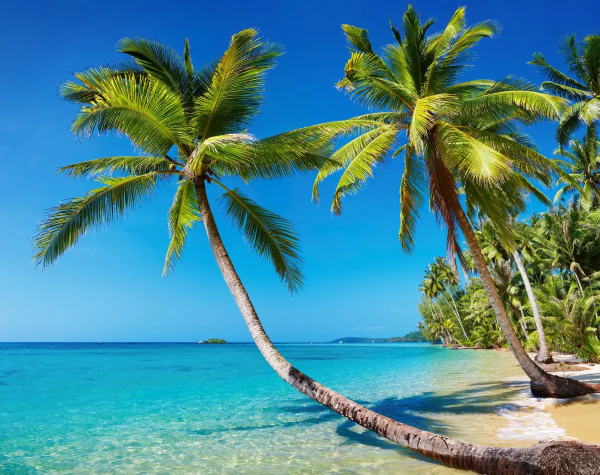
#> input picture 1.webp, 1200 x 950 px (shown at 1/2 size)
$ python hpf.py
#> lines starting #> are read from the running program, lines starting #| are printed output that depends on the picture
import cv2
import numpy as np
import matplotlib.pyplot as plt

def hpf(dft_shift, r=100):
    m, n, _ = dft_shift.shape
    center = (m//2, n//2)
    mask = np.zeros_like(dft_shift)
    x_arr = np.concatenate([np.arange(m).reshape(m, 1)], axis=1)
    y_arr = np.concatenate([np.arange(n).reshape(1, n)], axis=0)
    dist = np.sqrt((x_arr - center[0])**2 + (y_arr - center[1])**2)
    mask[dist >= r] = 1
    return mask

def bw_hpf(dft_shift, r=100, N=1):
    m, n, _ = dft_shift.shape
    center = (m//2, n//2)
    mask = np.ones_like(dft_shift)
    x_arr = np.concatenate([np.arange(m).reshape(m, 1)], axis=1)
    y_arr = np.concatenate([np.arange(n).reshape(1, n)], axis=0)
    dist = np.sqrt((x_arr - center[0])**2 + (y_arr - center[1])**2).reshape(m, n, 1)
    mask = 1-1/(1+(dist/r)**(2*N))
    return mask

def gaussian_hpf(dft_shift, r=100):
    m, n, _ = dft_shift.shape
    center = (m//2, n//2)
    x_arr = np.concatenate([np.arange(m).reshape(m, 1)], axis=1)
    y_arr = np.concatenate([np.arange(n).reshape(1, n)], axis=0)
    dist_square = np.sqrt((x_arr - center[0])**2 + (y_arr - center[1])**2).reshape(m, n, 1)
    mask = 1-np.exp(-1*dist_square/(2*r*r))
    return mask

img_cv   = cv2.imread('1.webp')
#> img_cv is the input picture: shape (950, 1200, 3); mean B, G, R 147.7, 135.9, 72.3
print("img_cv:",img_cv.shape)
#| img_cv: (950, 1200, 3)

gray=cv2.cvtColor(img_cv,cv2.COLOR_BGR2GRAY)
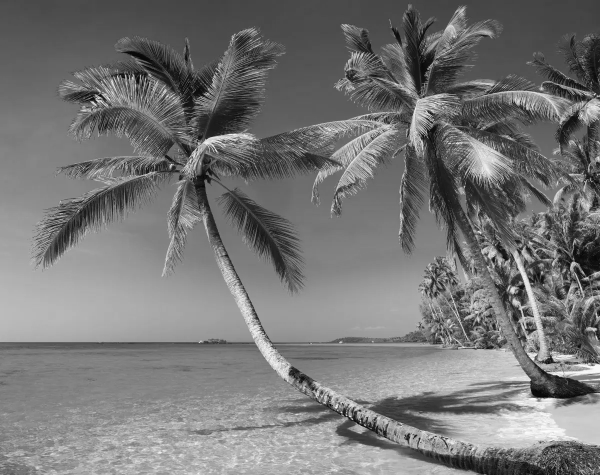
#> gray: shape (950, 1200) (shown at 1/2 size); min 0, max 255, mean 118.2
print("gray:",gray.shape)
#| gray: (950, 1200)

cv2.imwrite('gray.jpg',gray)

#傅里叶变换
dft = cv2.dft(np.float32(gray), flags = cv2.DFT_COMPLEX_OUTPUT)

#将频谱低频从左上角移动至中心位置
dft_shift = np.fft.fftshift(dft)

#频谱图像双通道复数转换为0-255区间
result = 20*np.log(cv2.magnitude(dft_shift[:,:,0], dft_shift[:,:,1]))

#显示图像
plt.subplot(241)
plt.imshow(result, cmap = 'gray')
plt.xticks([]), plt.yticks([])

plt.subplot(245)
plt.axis('off')
plt.imshow(gray, cmap='gray')

#理想hpf
huv = hpf(dft_shift)                        # 转移函数（算子/模)
hpf_dft_shift = dft_shift * huv             # 低通滤波
hpf_magnitude_spectrum = cv2.magnitude(hpf_dft_shift[:,:,0], hpf_dft_shift[:,:,1])
log_hpf_magnitude_spectrum = 20*np.log(hpf_magnitude_spectrum+1) # 幅值对数变换
hpf_dft = np.fft.ifftshift(hpf_dft_shift)         # 还原频谱图
img_ = cv2.idft(hpf_dft)                           # 逆傅里叶变换
img_hpf = cv2.magnitude (img_[:,:,0],img_[:,:,1])  # 还原图像
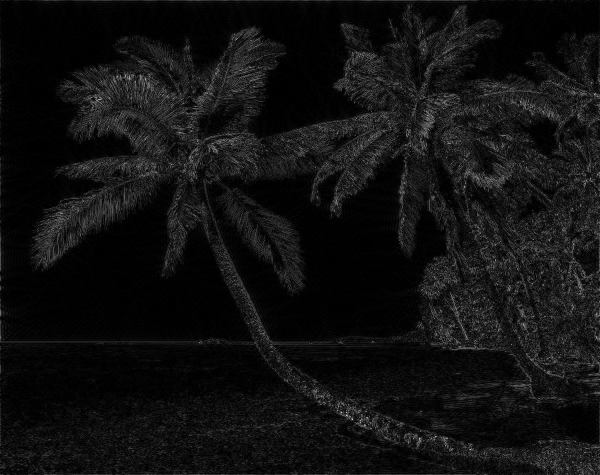
#> img_hpf: shape (950, 1200) float32 (shown at 1/2 size); min 1.88, max 184071424, mean 12498108; drawn with min black and max white

plt.subplot(242)
plt.axis('off')
plt.imshow(log_hpf_magnitude_spectrum, cmap = 'gray')
plt.xticks([]), plt.yticks([])


plt.subplot(246)
plt.axis('off')
plt.imshow(img_hpf, cmap='gray')


#巴特沃斯低通滤波
huv = bw_hpf(dft_shift)                        # 转移函数（算子/模)
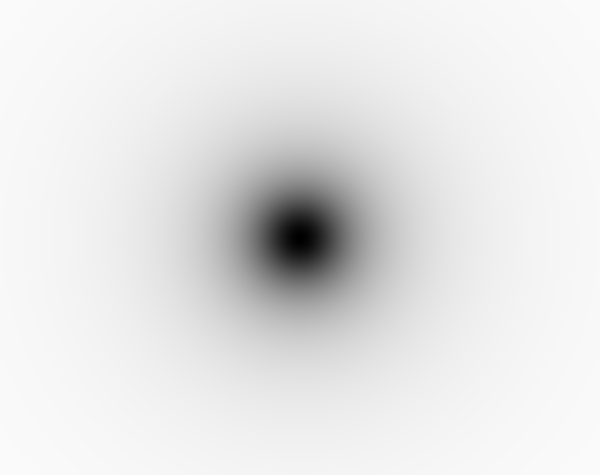
#> huv: shape (950, 1200, 1) float64 (shown at 1/2 size); min 0, max 0.983, mean 0.901
hpf_dft_shift = dft_shift * huv             # 低通滤波
hpf_magnitude_spectrum = cv2.magnitude(hpf_dft_shift[:,:,0], hpf_dft_shift[:,:,1])
log_hpf_magnitude_spectrum = 20*np.log(hpf_magnitude_spectrum+1) # 幅值对数变换
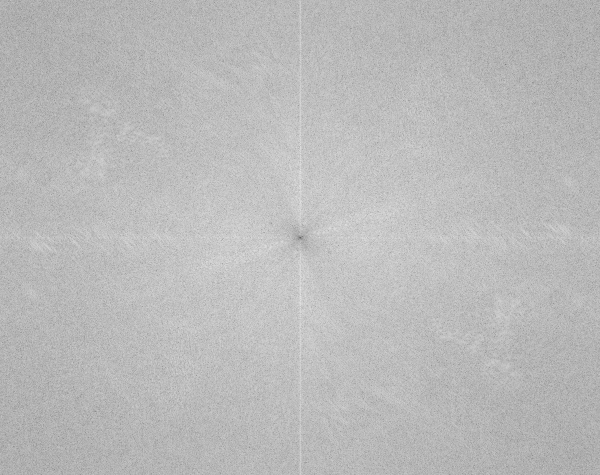
#> log_hpf_magnitude_spectrum: shape (950, 1200) float64 (shown at 1/2 size); min 0, max 238.7, mean 186.6
hpf_dft = np.fft.ifftshift(hpf_dft_shift)         # 还原频谱图
img_ = cv2.idft(hpf_dft)                           # 逆傅里叶变换
img_hpf = cv2.magnitude (img_[:,:,0],img_[:,:,1])  # 还原图像

plt.subplot(243)
plt.axis('off')
plt.imshow(log_hpf_magnitude_spectrum, cmap = 'gray')
plt.xticks([]), plt.yticks([])


plt.subplot(247)
plt.axis('off')
plt.imshow(img_hpf, cmap='gray')


#高斯低通滤波
huv = gaussian_hpf(dft_shift)                        # 转移函数（算子/模)
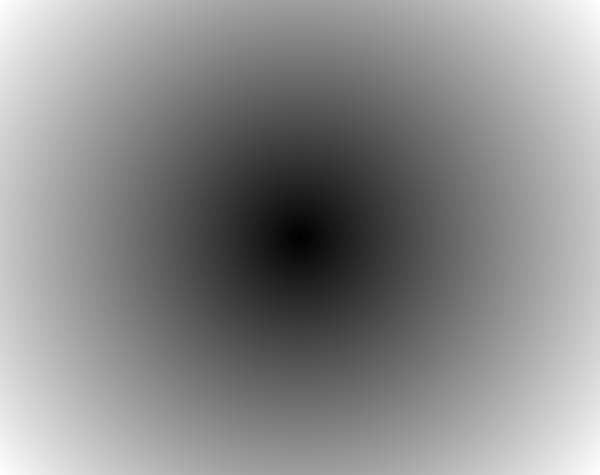
#> huv: shape (950, 1200, 1) float64 (shown at 1/2 size); min 0, max 0.0375, mean 0.0204; drawn with min black and max white
hpf_dft_shift = dft_shift * huv             # 低通滤波
hpf_magnitude_spectrum = cv2.magnitude(hpf_dft_shift[:,:,0], hpf_dft_shift[:,:,1])
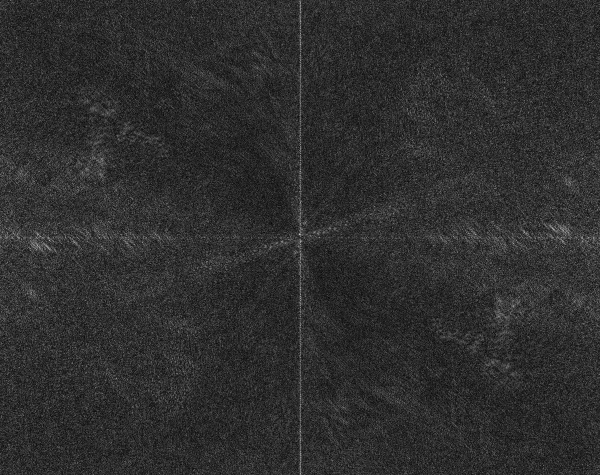
#> hpf_magnitude_spectrum: shape (950, 1200) float64 (shown at 1/2 size); min 0, max 1522.7, mean 279.8; drawn with min black and max white
log_hpf_magnitude_spectrum = 20*np.log(hpf_magnitude_spectrum+1) # 幅值对数变换
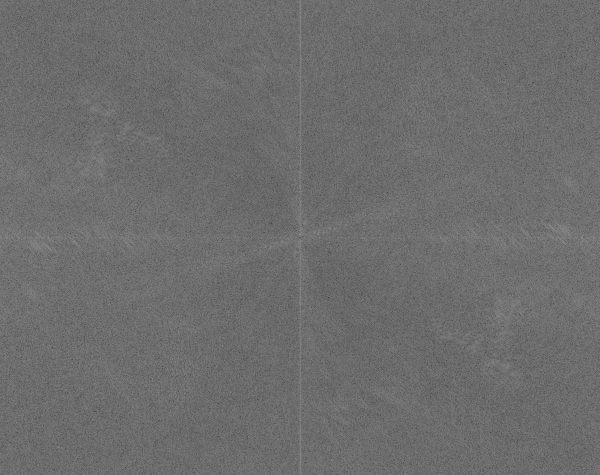
#> log_hpf_magnitude_spectrum: shape (950, 1200) float64 (shown at 1/2 size); min 0, max 146.6, mean 109.3
hpf_dft = np.fft.ifftshift(hpf_dft_shift)         # 还原频谱图
img_ = cv2.idft(hpf_dft)                           # 逆傅里叶变换
img_hpf = cv2.magnitude (img_[:,:,0],img_[:,:,1])  # 还原图像

plt.subplot(244)
plt.axis('off')
plt.imshow(log_hpf_magnitude_spectrum, cmap = 'gray')
plt.xticks([]), plt.yticks([])


plt.subplot(248)
plt.axis('off')
plt.imshow(img_hpf, cmap='gray')
plt.show()

$ run again, with fft_shift.jpg saved as 1.webp
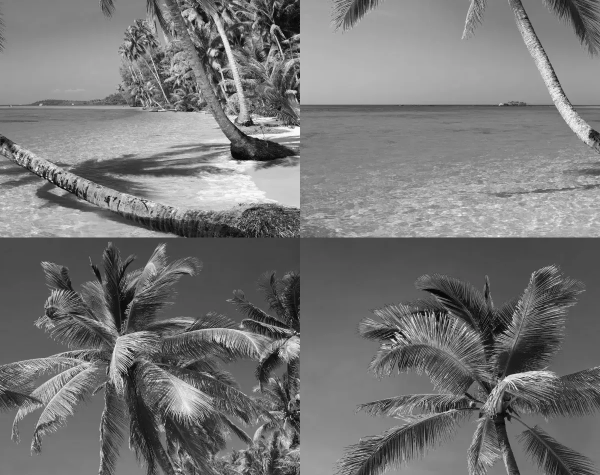
#> input picture fft_shift.jpg, 1200 x 950 px (shown at 1/2 size)
#> img_cv is the input picture: shape (950, 1200, 3); mean B, G, R 118.3, 118.3, 118.3
#| img_cv: (950, 1200, 3)
#| gray: (950, 1200)
#> `img_hpf = cv2.magnitude (img_[:,:,0],img_[:,:,1])`:
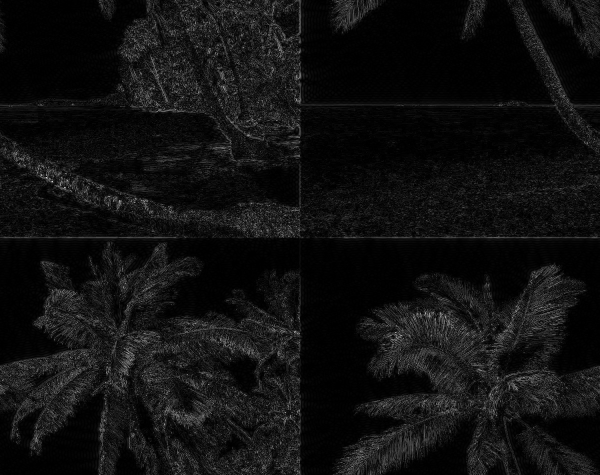
#> img_hpf: shape (950, 1200) float32 (shown at 1/2 size); min 5.42, max 185973392, mean 12466297; drawn with min black and max white
#> `hpf_magnitude_spectrum = cv2.magnitude(hpf_dft_shift[:,:,0], hpf_dft_s..`:
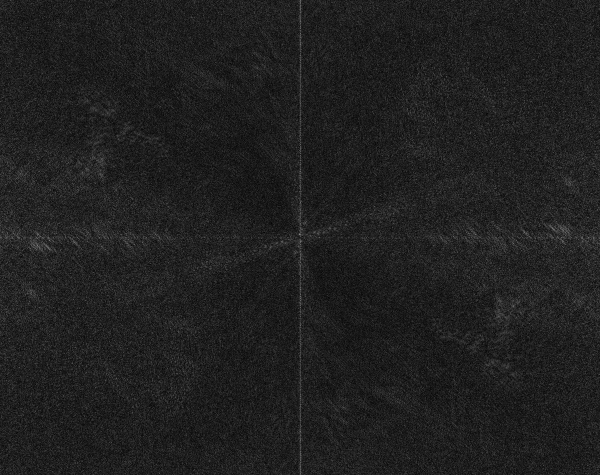
#> hpf_magnitude_spectrum: shape (950, 1200) float64 (shown at 1/2 size); min 0, max 2233, mean 281.3; drawn with min black and max white
